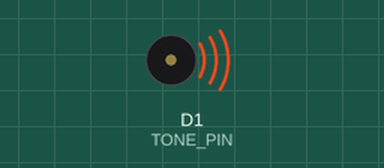
Recording of a sketch running on a simulated ESP8266 (NodeMCU). Shown: buzzer (waves = sounding). At 31.9 s the program puts the board to deep sleep or switches it off; the recording ends there.

Above: at 0.1 s.
At 31.81 s:
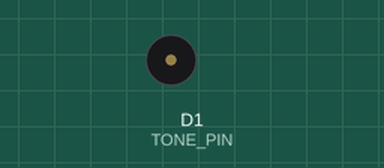
Timing chart, 0 to 31.9 s (numbered marks = the images above):
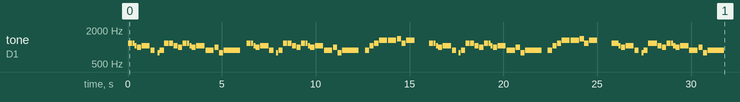

The sketch:

esp_was_wollen_wir_trinken.ino
```cpp
/*
*  Was Wollen Wir Trinken song melody on ESP8266 and ESP32 Arduino boards/modules
*  vGamBIT
*  v0.1
*  2024
*/

#if defined(ARDUINO_ARCH_ESP32)

#define TONE_PIN 19

#else

#define TONE_PIN D1  // ESP8266 WeMos D1 mini definitions

#endif

void setup() {
  pinMode(TONE_PIN, OUTPUT);
}

// Generated code and no optimizations ;)

void was_wollen(int tonePin) {
    tone(tonePin, 1174, 218.597615625);
    delay(243.9025);
    tone(tonePin, 1174, 108.841490625);
    delay(121.95125);
    tone(tonePin, 1046, 108.841490625);
    delay(121.95125);
    tone(tonePin, 987, 218.597615625);
    delay(243.9025);
    tone(tonePin, 1046, 438.109865625);
    delay(487.805);
    tone(tonePin, 880, 218.597615625);
    delay(365.85375);
    tone(tonePin, 783, 108.841490625);
    delay(121.95125);
    tone(tonePin, 880, 218.597615625);
    delay(243.9025);
    tone(tonePin, 1174, 218.597615625);
    delay(243.9025);
    tone(tonePin, 1174, 218.597615625);
    delay(243.9025);
    tone(tonePin, 1046, 218.597615625);
    delay(243.9025);
    tone(tonePin, 987, 218.597615625);
    delay(243.9025);
    tone(tonePin, 1174, 218.597615625);
    delay(243.9025);
    tone(tonePin, 1174, 108.841490625);
    delay(121.95125);
    tone(tonePin, 1046, 108.841490625);
    delay(121.95125);
    tone(tonePin, 987, 218.597615625);
    delay(243.9025);
    tone(tonePin, 1046, 438.109865625);
    delay(487.805);
    tone(tonePin, 880, 438.109865625);
    delay(487.805);
    tone(tonePin, 987, 218.597615625);
    delay(243.9025);
    tone(tonePin, 783, 218.597615625);
    delay(243.9025);
    tone(tonePin, 880, 877.134365625);
    delay(1219.5125);
    tone(tonePin, 1174, 218.597615625);
    delay(243.9025);
    tone(tonePin, 1174, 108.841490625);
    delay(121.95125);
    tone(tonePin, 1046, 108.841490625);
    delay(121.95125);
    tone(tonePin, 987, 218.597615625);
    delay(243.9025);
    tone(tonePin, 1046, 438.109865625);
    delay(487.805);
    tone(tonePin, 880, 218.597615625);
    delay(365.85375);
    tone(tonePin, 783, 108.841490625);
    delay(121.95125);
    tone(tonePin, 880, 218.597615625);
    delay(243.9025);
    tone(tonePin, 1174, 218.597615625);
    delay(243.9025);
    tone(tonePin, 1174, 218.597615625);
    delay(243.9025);
    tone(tonePin, 1046, 218.597615625);
    delay(243.9025);
    tone(tonePin, 987, 218.597615625);
    delay(243.9025);
    tone(tonePin, 1174, 218.597615625);
    delay(243.9025);
    tone(tonePin, 1174, 108.841490625);
    delay(121.95125);
    tone(tonePin, 1046, 108.841490625);
    delay(121.95125);
    tone(tonePin, 987, 218.597615625);
    delay(243.9025);
    tone(tonePin, 1046, 438.109865625);
    delay(487.805);
    tone(tonePin, 880, 438.109865625);
    delay(487.805);
    tone(tonePin, 987, 218.597615625);
    delay(243.9025);
    tone(tonePin, 783, 218.597615625);
    delay(243.9025);
    tone(tonePin, 880, 877.134365625);
    delay(1219.5125);
    tone(tonePin, 880, 218.597615625);
    delay(243.9025);
    tone(tonePin, 1046, 218.597615625);
    delay(243.9025);
    tone(tonePin, 1174, 218.597615625);
    delay(243.9025);
    tone(tonePin, 1318, 438.109865625);
    delay(487.805);
    tone(tonePin, 1318, 438.109865625);
    delay(487.805);
    tone(tonePin, 1396, 218.597615625);
    delay(243.9025);
    tone(tonePin, 1174, 218.597615625);
    delay(243.9025);
    tone(tonePin, 1318, 438.109865625);
    delay(1219.5125);
    tone(tonePin, 1174, 218.597615625);
    delay(243.9025);
    tone(tonePin, 1174, 108.841490625);
    delay(121.95125);
    tone(tonePin, 1046, 108.841490625);
    delay(121.95125);
    tone(tonePin, 987, 218.597615625);
    delay(243.9025);
    tone(tonePin, 1046, 438.109865625);
    delay(487.805);
    tone(tonePin, 880, 218.597615625);
    delay(365.85375);
    tone(tonePin, 783, 108.841490625);
    delay(121.95125);
    tone(tonePin, 880, 218.597615625);
    delay(243.9025);
    tone(tonePin, 1174, 218.597615625);
    delay(243.9025);
    tone(tonePin, 1174, 218.597615625);
    delay(243.9025);
    tone(tonePin, 1046, 218.597615625);
    delay(243.9025);
    tone(tonePin, 987, 218.597615625);
    delay(243.9025);
    tone(tonePin, 1174, 218.597615625);
    delay(243.9025);
    tone(tonePin, 1174, 108.841490625);
    delay(121.95125);
    tone(tonePin, 1046, 108.841490625);
    delay(121.95125);
    tone(tonePin, 987, 218.597615625);
    delay(243.9025);
    tone(tonePin, 1046, 438.109865625);
    delay(487.805);
    tone(tonePin, 880, 438.109865625);
    delay(487.805);
    tone(tonePin, 987, 218.597615625);
    delay(243.9025);
    tone(tonePin, 783, 218.597615625);
    delay(243.9025);
    tone(tonePin, 880, 877.134365625);
    delay(1219.5125);
    tone(tonePin, 880, 218.597615625);
    delay(243.9025);
    tone(tonePin, 1046, 218.597615625);
    delay(243.9025);
    tone(tonePin, 1174, 218.597615625);
    delay(243.9025);
    tone(tonePin, 1318, 438.109865625);
    delay(487.805);
    tone(tonePin, 1318, 438.109865625);
    delay(487.805);
    tone(tonePin, 1396, 218.597615625);
    delay(243.9025);
    tone(tonePin, 1174, 218.597615625);
    delay(243.9025);
    tone(tonePin, 1318, 438.109865625);
    delay(1219.5125);
    tone(tonePin, 1174, 218.597615625);
    delay(243.9025);
    tone(tonePin, 1174, 108.841490625);
    delay(121.95125);
    tone(tonePin, 1046, 108.841490625);
    delay(121.95125);
    tone(tonePin, 987, 218.597615625);
    delay(243.9025);
    tone(tonePin, 1046, 438.109865625);
    delay(487.805);
    tone(tonePin, 880, 218.597615625);
    delay(365.85375);
    tone(tonePin, 783, 108.841490625);
    delay(121.95125);
    tone(tonePin, 880, 218.597615625);
    delay(243.9025);
    tone(tonePin, 1174, 218.597615625);
    delay(243.9025);
    tone(tonePin, 1174, 218.597615625);
    delay(243.9025);
    tone(tonePin, 1046, 218.597615625);
    delay(243.9025);
    tone(tonePin, 987, 218.597615625);
    delay(243.9025);
    tone(tonePin, 1174, 218.597615625);
    delay(243.9025);
    tone(tonePin, 1174, 108.841490625);
    delay(121.95125);
    tone(tonePin, 1046, 108.841490625);
    delay(121.95125);
    tone(tonePin, 987, 218.597615625);
    delay(243.9025);
    tone(tonePin, 1046, 438.109865625);
    delay(487.805);
    tone(tonePin, 880, 438.109865625);
    delay(487.805);
    tone(tonePin, 987, 218.597615625);
    delay(243.9025);
    tone(tonePin, 783, 218.597615625);
    delay(243.9025);
    tone(tonePin, 880, 877.134365625);
    delay(974.593739583);
}

void loop() {
  was_wollen(TONE_PIN);
// Play once and go sleep
#if defined(ARDUINO_ARCH_ESP32)
  esp_deep_sleep_start();
#else
  ESP.deepSleep(0);
#endif
}
```

Measured:
- by itself, tone on D1 (TONE_PIN): plays 1174 Hz for 0.22 s, 1174 Hz for 0.11 s, 1046 Hz for 0.11 s, 987 Hz for 0.22 s, 1046 Hz for 0.44 s, 880 Hz for 0.22 s … (100 notes in this stretch)
